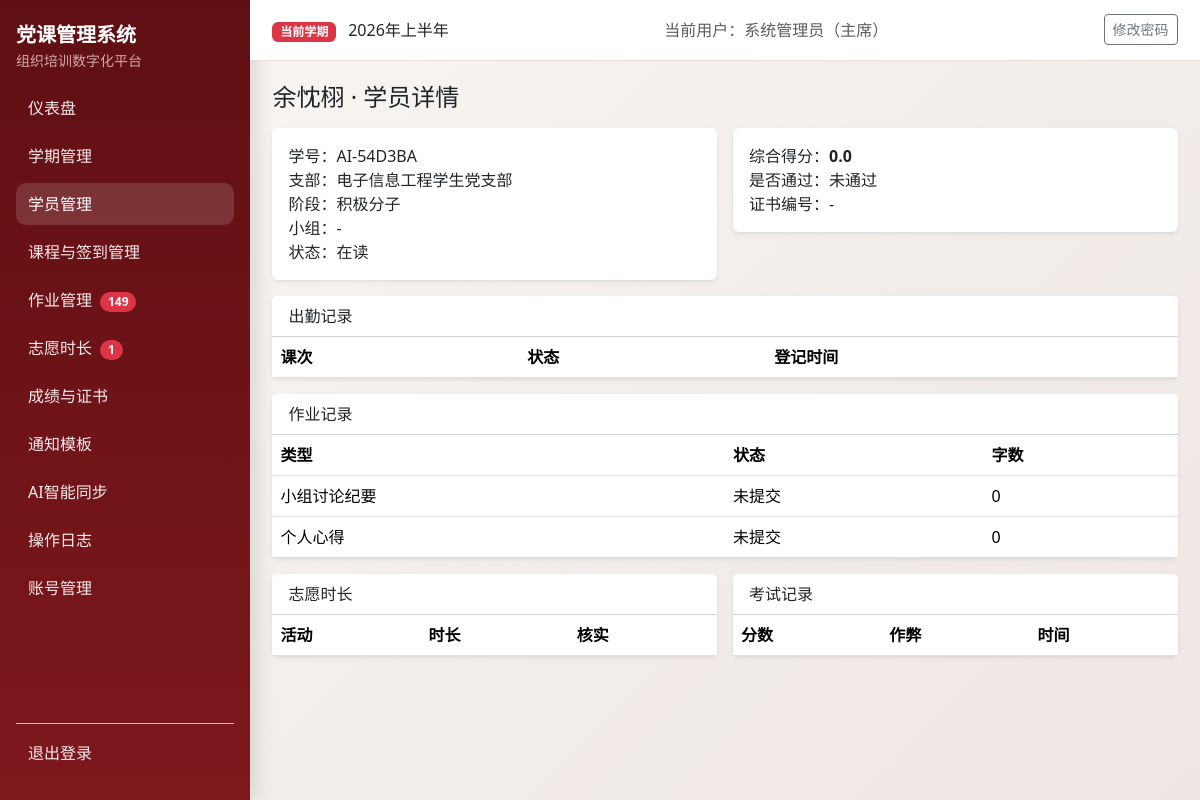
Page /students/4/detail (signed in) on the committed database.
### models.py (models this page shows, shortened)
class Semester(db.Model):
    __tablename__ = "semesters"
    id = db.Column(db.Integer, primary_key=True)
    name = db.Column(db.String(100), nullable=False)
    period_code = db.Column(db.String(20), nullable=True)
    period_positive = db.Column(db.String(20), nullable=True)
    period_development = db.Column(db.String(20), nullable=True)
    period_probationary = db.Column(db.String(20), nullable=True)
    year = db.Column(db.Integer, nullable=False)
    status = db.Column(db.String(20), nullable=False, default="active")
    exam_weight = db.Column(db.Integer, nullable=False, default=40)
    attendance_weight = db.Column(db.Integer, nullable=False, default=30)
    assignment_weight = db.Column(db.Integer, nullable=False, default=20)
    volunteer_weight = db.Column(db.Integer, nullable=False, default=10)
    pass_threshold = db.Column(db.Float, nullable=False, default=60.0)
    volunteer_target_hours = db.Column(db.Float, nullable=False, default=0.0)
    min_attendance_sessions = db.Column(db.Integer, nullable=False, default=2)
    created_at = db.Column(db.DateTime, default=datetime.utcnow, nullable=False)
    students = db.relationship("Student", back_populates="semester", cascade="all, delete-orphan")
    course_sessions = db.relationship("CourseSession", back_populates="semester", cascade="all, delete-orphan")
    assignments = db.relationship("Assignment", back_populates="semester", cascade="all, delete-orphan")
    volunteer_records = db.relationship(
        "VolunteerRecord", back_populates="semester", cascade="all, delete-orphan"
    )
    exam_records = db.relationship("ExamRecord", back_populates="semester", cascade="all, delete-orphan")
    final_scores = db.relationship("FinalScore", back_populates="semester", cascade="all, delete-orphan")

class User(UserMixin, db.Model):
    __tablename__ = "users"
    id = db.Column(db.Integer, primary_key=True)
    username = db.Column(db.String(80), unique=True, nullable=False, index=True)
    password_hash = db.Column(db.String(255), nullable=False)
    role = db.Column(db.String(20), nullable=False, default="staff")
    real_name = db.Column(db.String(80), nullable=True)
    created_at = db.Column(db.DateTime, default=datetime.utcnow, nullable=False)

class Student(db.Model):
    __tablename__ = "students"
    __table_args__ = (
        db.UniqueConstraint("semester_id", "student_id", "stage", name="uq_student_semester_student_stage"),
    )
    id = db.Column(db.Integer, primary_key=True)
    semester_id = db.Column(db.Integer, db.ForeignKey("semesters.id"), nullable=False, index=True)
    name = db.Column(db.String(80), nullable=False)
    student_id = db.Column(db.String(50), nullable=False)
    department = db.Column(db.String(120), nullable=True)
    stage = db.Column(db.String(20), nullable=False)
    contact = db.Column(db.String(120), nullable=True)
    group_number = db.Column(db.Integer, nullable=True)
    is_group_leader = db.Column(db.Boolean, nullable=False, default=False)
    status = db.Column(db.String(20), nullable=False, default="在读")
    disqualified_reason = db.Column(db.String(255), nullable=True)
    semester = db.relationship("Semester", back_populates="students")
    attendances = db.relationship("Attendance", back_populates="student", cascade="all, delete-orphan")
    assignments = db.relationship("Assignment", back_populates="student", cascade="all, delete-orphan")
    volunteer_records = db.relationship(
        "VolunteerRecord", back_populates="student", cascade="all, delete-orphan"
    )
    exam_records = db.relationship("ExamRecord", back_populates="student", cascade="all, delete-orphan")
    final_scores = db.relationship("FinalScore", back_populates="student", cascade="all, delete-orphan")

class FinalScore(db.Model):
    __tablename__ = "final_scores"
    __table_args__ = (
        db.UniqueConstraint("student_id", "semester_id", name="uq_final_score_student_semester"),
    )
    id = db.Column(db.Integer, primary_key=True)
    student_id = db.Column(db.Integer, db.ForeignKey("students.id"), nullable=False, index=True)
    semester_id = db.Column(db.Integer, db.ForeignKey("semesters.id"), nullable=False, index=True)
    attendance_score = db.Column(db.Float, nullable=False, default=0.0)
    assignment_score = db.Column(db.Float, nullable=False, default=0.0)
    volunteer_score = db.Column(db.Float, nullable=False, default=0.0)
    exam_score = db.Column(db.Float, nullable=False, default=0.0)
    total_score = db.Column(db.Float, nullable=False, default=0.0)
    is_passed = db.Column(db.Boolean, nullable=False, default=False)
    cert_number = db.Column(db.String(64), nullable=True)
    cert_issued_at = db.Column(db.DateTime, nullable=True)
    student = db.relationship("Student", back_populates="final_scores")
    semester = db.relationship("Semester", back_populates="final_scores")

class Assignment(db.Model):
    __tablename__ = "assignments"
    __table_args__ = (
        db.UniqueConstraint("student_id", "semester_id", "session_id", "type", name="uq_assignment_unique_task"),
    )
    id = db.Column(db.Integer, primary_key=True)
    student_id = db.Column(db.Integer, db.ForeignKey("students.id"), nullable=False, index=True)
    semester_id = db.Column(db.Integer, db.ForeignKey("semesters.id"), nullable=False, index=True)
    session_id = db.Column(db.Integer, db.ForeignKey("course_sessions.id"), nullable=True, index=True)
    type = db.Column(db.String(30), nullable=False)
    word_count = db.Column(db.Integer, nullable=False, default=0)
    status = db.Column(db.String(20), nullable=False, default="未提交")
    submitted_at = db.Column(db.DateTime, nullable=True)
    reviewed_by = db.Column(db.String(80), nullable=True)
    review_note = db.Column(db.Text, nullable=True)
    student = db.relationship("Student", back_populates="assignments")
    semester = db.relationship("Semester", back_populates="assignments")
    session = db.relationship("CourseSession", back_populates="assignments")

### blueprints/students.py (the view)
@students_bp.route("/<int:student_id>/detail")
@login_required
def student_detail(student_id: int):
	student = db.session.get(Student, student_id)
	if not student:
		flash("学员不存在。", "danger")
		return redirect(url_for("students_bp.list_students"))
	attendance_records = (
		Attendance.query.filter_by(student_id=student.id)
		.join(CourseSession, Attendance.session_id == CourseSession.id)
		.order_by(CourseSession.session_number.asc())
		.all()
	)
	assignment_records = Assignment.query.filter_by(student_id=student.id).order_by(Assignment.id.desc()).all()
	volunteer_records = VolunteerRecord.query.filter_by(student_id=student.id).order_by(VolunteerRecord.id.desc()).all()
	exam_records = ExamRecord.query.filter_by(student_id=student.id).order_by(ExamRecord.id.desc()).all()
	final_score = FinalScore.query.filter_by(student_id=student.id, semester_id=student.semester_id).first()
	return render_template(
		"students/detail.html",
		student=student,
		attendance_records=attendance_records,
		assignment_records=assignment_records,
		volunteer_records=volunteer_records,
		exam_records=exam_records,
		final_score=final_score,
		now=datetime.utcnow(),
	)

### authz.py (called while the page is built)
def normalize_role(role: str | None) -> str:
    value = (role or "staff").strip().lower()
    if value not in ROLE_LABELS:
        return "staff"
    return value

def role_label(role: str | None) -> str:
    return ROLE_LABELS.get(normalize_role(role), "干事")

def can_view_logs(role: str | None) -> bool:
    return normalize_role(role) in {"admin", "minister"}

def can_manage_accounts(role: str | None) -> bool:
    return normalize_role(role) == "admin"

def can_edit_notification_templates(role: str | None) -> bool:
    return normalize_role(role) in {"admin", "minister"}

### templates/students/detail.html (shortened to what this page needs)
{% extends "base.html" %}
{% block content %}
<h1 class="h4 mb-3">{{ student.name }} · 学员详情</h1>
<div class="row g-3 mb-3">
  <div class="col-md-6">
    <div class="card border-0 shadow-sm"><div class="card-body">
      <div>学号：{{ student.student_id }}</div>
      <div>支部：{{ student.department }}</div>
      <div>阶段：{{ student.stage }}</div>
      <div>小组：{{ student.group_number or '-' }}{% if student.is_group_leader %}（组长）{% endif %}</div>
      <div>状态：{{ student.status }}</div>
    </div></div>
  </div>
  <div class="col-md-6">
    <div class="card border-0 shadow-sm"><div class="card-body">
      {% if final_score %}
      <div>综合得分：<strong>{{ final_score.total_score }}</strong></div>
      <div>是否通过：{{ '通过' if final_score.is_passed else '未通过' }}</div>
      <div>证书编号：{{ final_score.cert_number or '-' }}</div>
      {% else %}
      <div class="text-muted">尚未计算综合成绩</div>
      {% endif %}
    </div></div>
  </div>
</div>
<div class="card border-0 shadow-sm mb-3">
  <div class="card-header bg-white">出勤记录</div>
  <div class="table-responsive">
    <table class="table mb-0"><thead><tr><th>课次</th><th>状态</th><th>登记时间</th></tr></thead></table>
  </div>
</div>
<div class="card border-0 shadow-sm mb-3">
  <div class="card-header bg-white">作业记录</div>
  <div class="table-responsive">
    <table class="table mb-0"><thead><tr><th>类型</th><th>状态</th><th>字数</th></tr></thead><tbody>
      {% for item in assignment_records %}
      <tr><td>{{ item.type }}{% if item.session %}（第{{ item.session.session_number }}讲）{% endif %}</td><td>{{ item.status }}</td><td>{{ item.word_count }}</td></tr>
      {% endfor %}
    </tbody></table>
  </div>
</div>
<div class="row g-3">
  <div class="col-md-6">
    <div class="card border-0 shadow-sm">
      <div class="card-header bg-white">志愿时长</div>
      <div class="table-responsive"><table class="table mb-0"><thead><tr><th>活动</th><th>时长</th><th>核实</th></tr></thead></table></div>
    </div>
  </div>
  <div class="col-md-6">
    <div class="card border-0 shadow-sm">
      <div class="card-header bg-white">考试记录</div>
      <div class="table-responsive"><table class="table mb-0"><thead><tr><th>分数</th><th>作弊</th><th>时间</th></tr></thead></table></div>
    </div>
  </div>
</div>
{% endblock %}

### templates/base.html (shortened to what this page needs)
<!doctype html>
<html lang="zh-CN">
<head>
  <link href="https://cdn.jsdelivr.net/npm/bootstrap@5.3.3/dist/css/bootstrap.min.css" rel="stylesheet">
</head>
<body>
  {% if current_user.is_authenticated %}
  {% set endpoint = request.endpoint or '' %}
  {% set bp = request.blueprint or '' %}
  <div class="layout">
    <aside class="sidebar d-flex flex-column">
      <div class="mb-3">
        <div class="fw-bold fs-5 text-white">党课管理系统</div>
        <div class="small opacity-75">组织培训数字化平台</div>
      </div>
      <nav class="nav flex-column mb-3">
        <a class="nav-link {% if endpoint == 'auth_bp.dashboard' %}active{% endif %}" href="{{ url_for('auth_bp.dashboard') }}">仪表盘</a>
        <a class="nav-link {% if bp == 'semester_bp' %}active{% endif %}" href="{{ url_for('semester_bp.list_semesters') }}">学期管理</a>
        <a class="nav-link {% if bp == 'students_bp' %}active{% endif %}" href="{{ url_for('students_bp.list_students') }}">学员管理</a>
        <a class="nav-link {% if bp in ['courses_bp', 'attendance_bp'] %}active{% endif %}" href="{{ url_for('courses_bp.list_courses') }}">课程与签到管理</a>
        <a class="nav-link {% if bp == 'assignments_bp' %}active{% endif %}" href="{{ url_for('assignments_bp.assignments_overview') }}">作业管理
          {% if pending_assignment_students > 0 %}
            <span class="badge rounded-pill text-bg-danger ms-1">{{ pending_assignment_students }}</span>
          {% endif %}
        </a>
        <a class="nav-link {% if bp == 'volunteers_bp' %}active{% endif %}" href="{{ url_for('volunteers_bp.volunteer_overview') }}">志愿时长
          {% if pending_volunteer_records > 0 %}
            <span class="badge rounded-pill text-bg-danger ms-1">{{ pending_volunteer_records }}</span>
          {% endif %}
        </a>
        <a class="nav-link {% if bp == 'scores_bp' %}active{% endif %}" href="{{ url_for('scores_bp.result_overview') }}">成绩与证书</a>
        <a class="nav-link {% if bp == 'notifications_bp' %}active{% endif %}" href="{{ url_for('notifications_bp.template_list') }}">通知模板</a>
        <a class="nav-link {% if bp == 'ai_tools_bp' %}active{% endif %}" href="{{ url_for('ai_tools_bp.index') }}">AI智能同步</a>
        {% if can_view_logs %}
        <a class="nav-link {% if endpoint == 'auth_bp.operation_logs' %}active{% endif %}" href="{{ url_for('auth_bp.operation_logs') }}">操作日志</a>
        {% endif %}
        {% if can_manage_accounts %}
        <a class="nav-link {% if endpoint == 'auth_bp.account_list' %}active{% endif %}" href="{{ url_for('auth_bp.account_list') }}">账号管理</a>
        {% endif %}
      </nav>
      <div class="mt-auto pt-2 border-top border-danger-subtle">
        <form method="post" action="{{ url_for('auth_bp.logout') }}">
          <button type="submit" class="nav-link border-0 bg-transparent w-100 text-start">退出登录</button>
        </form>
      </div>
    </aside>
    <div class="content-wrap">
      <header class="topbar">
        <div>
          <span class="badge text-bg-danger">当前学期</span>
          <span class="ms-2">{{ current_semester.name if current_semester else '未设置激活学期' }}</span>
        </div>
        <div class="text-muted">当前用户：{{ current_user.real_name or current_user.username }}（{{ current_user_role_label }}）</div>
        <div>
          <a class="btn btn-sm btn-outline-secondary" href="{{ url_for('auth_bp.change_password') }}">修改密码</a>
        </div>
      </header>
      <main class="page-content">
        {% block content %}{% endblock %}
      </main>
    </div>
  </div>
  {% else %}
    {% block auth_content %}{% endblock %}
  {% endif %}
</body>
</html>

### templates/base.html (style rules this page uses)
:root { --pc-primary: #9f1d22; --pc-primary-dark: #7f1519; --pc-sidebar-bg: #5f0f13; --pc-sidebar-text: #f6dddd; --pc-bg: #f8f6f4; --pc-card: #ffffff; }
body { background: linear-gradient(135deg, #f8f6f4 0%, #efe7e3 100%); min-height: 100vh; }
.layout { display: flex; min-height: 100vh; }
.sidebar { width: 250px; background: linear-gradient(180deg, var(--pc-sidebar-bg), #7d181d); color: var(--pc-sidebar-text); position: fixed; top: 0; left: 0; bottom: 0; padding: 1.25rem 1rem; box-shadow: 6px 0 20px rgba(0, 0, 0, 0.12); }
.sidebar .nav-link { color: #f8eaea; border-radius: 10px; margin-bottom: 0.4rem; padding: 0.55rem 0.75rem; }
.sidebar .nav-link.active, .sidebar .nav-link:hover { background: rgba(255, 255, 255, 0.14); color: #fff; }
.content-wrap { margin-left: 250px; width: calc(100% - 250px); }
.topbar { background: var(--pc-card); border-bottom: 1px solid #eadfda; padding: 0.9rem 1.4rem; display: flex; justify-content: space-between; align-items: center; position: sticky; top: 0; z-index: 5; }
.page-content { padding: 1.4rem; }

### rows in the picture
Semester: name "2026年上半年"
User: real_name "系统管理员"
Student: name "余忱栩", student_id "AI-54D3BA", department "电子信息工程学生党支部", stage "积极分子", group_number "-", status "在读"
FinalScore: total_score "0.0", is_passed "未通过", cert_number "-"
Assignment: type "小组讨论纪要", status "未提交", word_count "0"
Assignment: type "个人心得", status "未提交", word_count "0"

### other values in the picture
{{ pending_assignment_students }} "149"
{{ pending_volunteer_records }} "1"
{{ current_user_role_label }} "主席"
